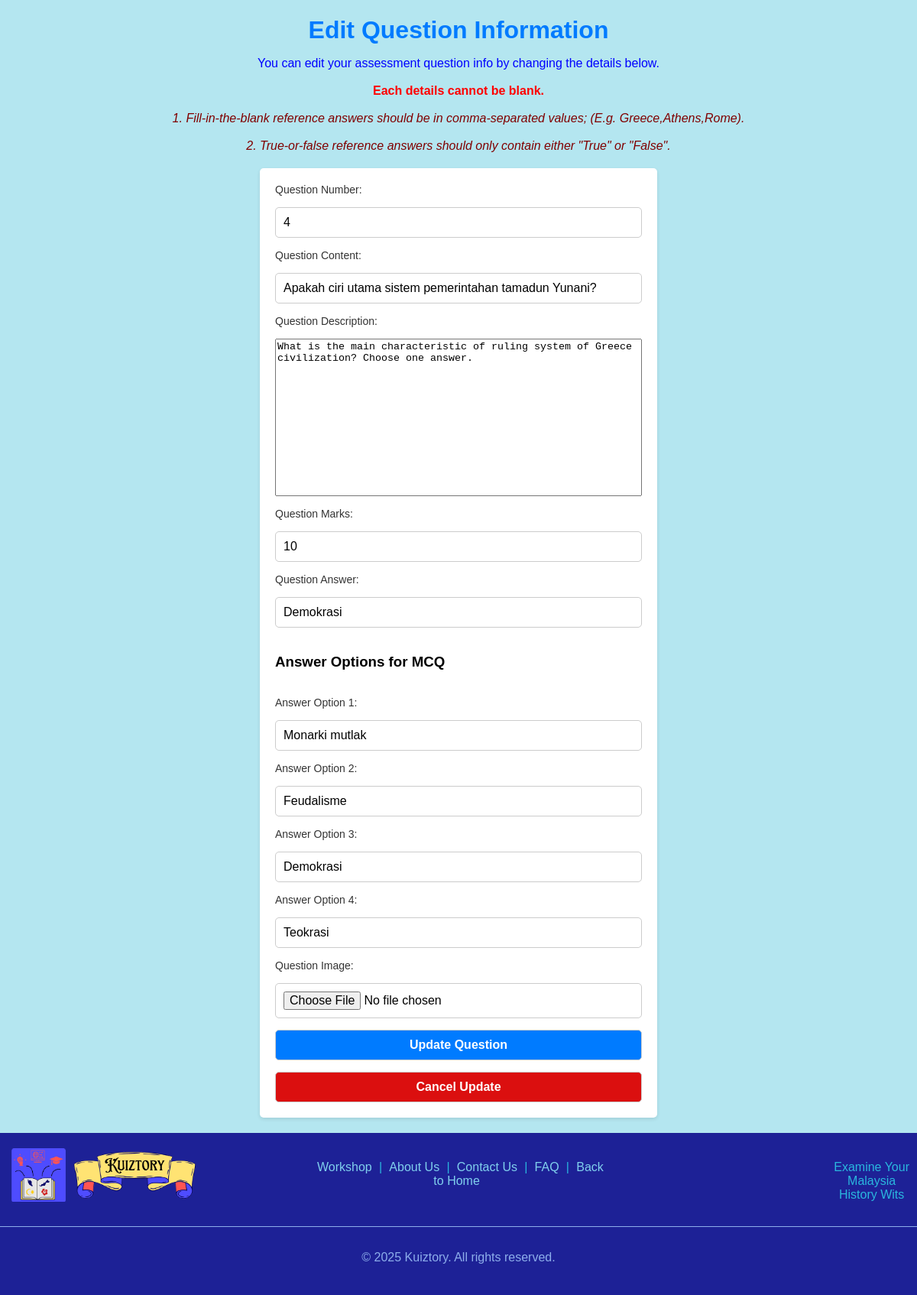
/workshop/editQuestion.php?quesid=QUS_C2X2NWV79B&assmtcode=ASSMT_74WA4X7E22, run on the app's committed database.
### tables this page shows
CREATE TABLE `question` (
  `QuesID` varchar(50) NOT NULL,
  `AssmtCode` varchar(50) NOT NULL,
  `QueNum` int(3) NOT NULL,
  `QueContent` varchar(500) NOT NULL,
  `QueDesc` varchar(500) DEFAULT NULL,
  `QueType` varchar(50) NOT NULL,
  `QueImg` varchar(250) DEFAULT NULL,
  `QueMark` int(3) NOT NULL,
  `QueAnswer` varchar(500) DEFAULT NULL,
  `QueNumAnsCorr` int(3) NOT NULL,
  `QueNumAnsInCorr` int(3) NOT NULL
);

CREATE TABLE `choice` (
  `ChoiceID` varchar(50) NOT NULL,
  `QuesID` varchar(50) NOT NULL,
  `ChoiceContent` varchar(500) NOT NULL
);

### workshop/editQuestion.php (the view, shortened to what this page needs)
<!DOCTYPE html>
<html lang="en">
<head>
    <link rel="stylesheet" href="./styles/editAssessment.css">
    <link rel="stylesheet" href="https://cdnjs.cloudflare.com/ajax/libs/font-awesome/4.7.0/css/font-awesome.min.css">
</head>
<body>
    <?php
        include './crudWKS/DBconnection.php';
    ?>
    <?php
        $refQuestionID = $_GET['quesid'];
        $refAssmtCode = $_GET['assmtcode'];
        $query = "SELECT * FROM question WHERE QuesID = '$refQuestionID';";
        $results = mysqli_query($connection, $query);
        $data = mysqli_fetch_assoc($results);
        $refQueNum = $data['QueNum'];
        $refQuestion = $data['QueContent'];
        $refQueDesc = $data['QueDesc'];
        $refQueType = $data['QueType'];
        $refQueMark = $data['QueMark'];
        $refQueAnswer = $data['QueAnswer'];
        $query2 = "SELECT COUNT(QuesID) AS TotalQuestion FROM question WHERE AssmtCode = '$refAssmtCode';";
        $results2 = mysqli_query($connection, $query2);
        $data2 = mysqli_fetch_assoc($results2);
        $TotalQ = $data2['TotalQuestion'];
    ?>
    <h1>Edit Question Information</h1>
    <p>
        You can edit your assessment question info by changing the details below. <br><br>
        <span style="color: red; font-weight: bold;">Each details cannot be blank.</span><br><br>
        <span style="color: maroon; font-style: italic;">
            1. Fill-in-the-blank reference answers should be in comma-separated values; (E.g. Greece,Athens,Rome).
        </span><br><br>
        <span style="color: maroon; font-style: italic;">
            2. True-or-false reference answers should only contain either "True" or "False".
        </span>
    </p>
    <main>
        <div id="student" class="form-section active">
            <form action="" method="POST" enctype="multipart/form-data">
                <label for="question-num">Question Number:</label>
                <input type="number" id="question-num" name="QuesNum" min="1" max="<?php echo $TotalQ?>" placeholder="E.g. 2" value="<?php echo $refQueNum?>" required>
                <label for="question-content">Question Content:</label>
                <input type="text" id="question-content" name="QuesContent" placeholder="Eg: Siapakah tokoh Tunku Abdul Rahman? OR Tamadun Yunani bermula dari ____________ di ____________." value="<?php echo $refQuestion?>" required>
                <label for="question-desc">Question Description:</label>
                <textarea name="QuesDesc" style="height: 200px;resize: none;"placeholder="E.g. Who is Tunku Abdul Rahman? OR He is an important figure in Malaysia history." required><?php echo $refQueDesc?></textarea>
                <label for="question-mark">Question Marks:</label>
                <input type="number" id="question-mark" name="QuesMark" min="1" max="100" placeholder="E.g. 10" value="<?php echo $refQueMark?>" required>
                <label for="question-answer">Question Answer:</label>
                <input type="text" id="question-answer" name="QuesAnswer" placeholder="Eg: Sistem demokrasi OR Greece,Athens" value="<?php echo $refQueAnswer?>" required>
                <?php
                    if ($refQueType == "MCQ") {
                ?>
                        <h3>Answer Options for MCQ</h3>
                        <?php
                            $count = 1;
                            $query2 = "SELECT * FROM choice WHERE QuesID = '$refQuestionID' ORDER BY ChoiceID ASC;";
                            $results2 = mysqli_query($connection, $query2);
                            while ($data2 = mysqli_fetch_assoc($results2)) {
                                $refOption = $data2['ChoiceContent'];
                        ?>
                                <label for="choice-answer">Answer Option <?php echo $count ?>:</label>
                                <input type="text" id="choice-answer" name="AnswerOpt<?php echo $count ?>" placeholder="Eg: Colosseum" value="<?php echo $refOption?>" required>
                        <?php
                                $count++;
                            }
                        ?>
                <?php
                    }
                ?>
                <label for="question-img">Question Image:</label>
                <input type="file" id="imgContent" name="QuesImg" accept="image/*">
                <button type="submit" name="startUpdate">Update Question</button>
                <button type="button" onclick="history.back();">Cancel Update</button>
            </form>
        </div>
    </main>
    <?php include "WKSfooter.php";?>
</body>
</html>

### workshop/styles/editAssessment.css (style rules this page uses)
body { font-family: 'Trebuchet MS', sans-serif; margin: 0; padding: 0; background-color: #b4e6f0; }
h1 { text-align: center; margin-bottom: 10px; color: #007BFF; }
p { text-align: center; margin-bottom: 20px; color: blue; }
main { width: 40%; margin: 20px auto; background: white; padding: 20px; border-radius: 5px; box-shadow: 0 2px 5px rgba(0, 0, 0, 0.1); }
.form-section { display: none; }
.form-section.active { display: block; }
main form { display: flex; flex-direction: column; gap: 15px; }
main form label { font-size: 14px; color: #333; }
main form input, select, button { padding: 10px; font-size: 16px; border: 1px solid #ccc; border-radius: 5px; }
main form button[type=submit] { background: #007bff; color: white; cursor: pointer; transition: background 0.3s; font-weight: bold; }
main form button[type=button] { background: #db0f0f; color: white; cursor: pointer; transition: background 0.3s; font-weight: bold; }

### data on the page
question: QuesNum "4", QuesContent "Apakah ciri utama sistem pemerintahan tamadun Yunani?", QuesDesc "What is the main characteristic of ruling system of Greece civilization? Choose one answer.", QuesMark "10", QuesAnswer "Demokrasi"
choice: AnswerOpt1 "Monarki mutlak"
choice: AnswerOpt2 "Feudalisme"
choice: AnswerOpt3 "Demokrasi"
choice: AnswerOpt4 "Teokrasi"
